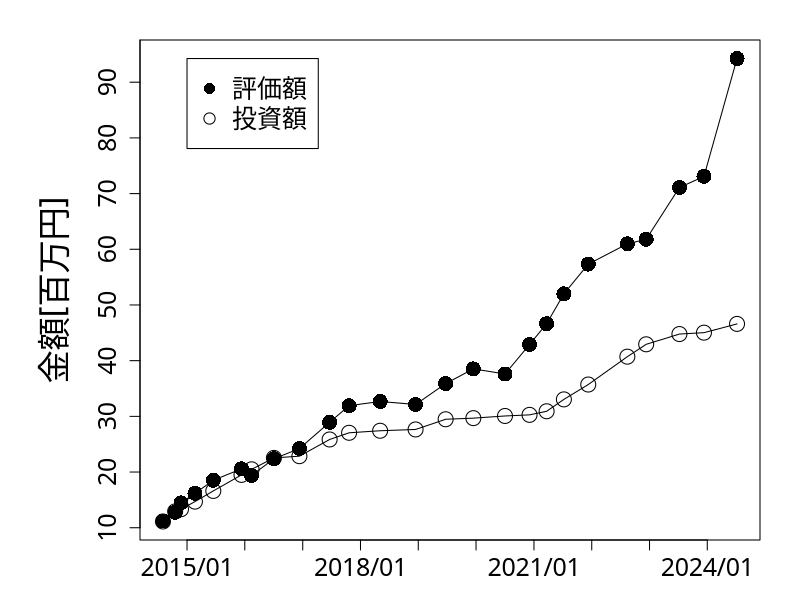

This chart was generated by the following R code:
#!/usr/bin/env Rscript

t <- read.table("./invest_return.tsv", sep="\t", header=FALSE)

x <- as.Date(t$V1, "%m/%d/%Y")
y1 <- as.numeric(gsub(",","", t$V2))/1000000
y2 <- as.numeric(gsub(",","", t$V3))/1000000
png("../images/investment_return/investment_return.png")
y_range <- range(y1, y2)

par(family = "HiraKakuProN-W3")
# mar – A numeric vector of length 4, which sets the margin sizes in the following order: bottom, left, top, and right. The default is c(5.1, 4.1, 4.1, 2.1).

par(mar = c(3, 7, 2, 2))

# mgp – A numeric vector of length 3, which sets the axis label locations relative to the edge of the inner plot window. The first value represents the location the labels (i.e. xlab and ylab in plot), the second the tick-mark labels, and third the tick marks. The default is c(3, 1, 0).

par(mgp = c(3.5, 1, 0))

plot(x, y1, xlab="", ylab="金額[百万円]", type="o", 
     cex.lab=2, cex.axis=1.5, cex.main=1.5, cex=2, ylim=y_range,
     xaxt="n",
     # 1,000万円から10,000万円までを9分割で
     yaxp = c(10, 100, 9),
     pch=1
     )
lines(x, y2, xlab="", type="o", pch=16,
     ylab="金額[百万円]",
     cex.lab=2, cex.axis=1.5, cex.main=1.5, cex=2, ylim=y_range,
     xaxt="n",
     # 1,000万円から10,000万円までを9分割で
     yaxp = c(10, 100, 9)
     )
x_years = as.Date(c("2015/1/1", "2016/1/1", "2017/1/1", "2018/1/1", "2019/1/1", "2020/1/1", "2021/1/1", "2022/1/1", "2023/1/1", "2024/1/1"), "%Y/%m/%d")
axis(1, x_years, format(x_years, "%Y/%m"), cex=2, cex.axis=1.5, cex.main=1.5, cex.lab=2)

legend(x_years[1], y_range[2], c("評価額", "投資額"), cex=1.5, pch=c(16, 1))
